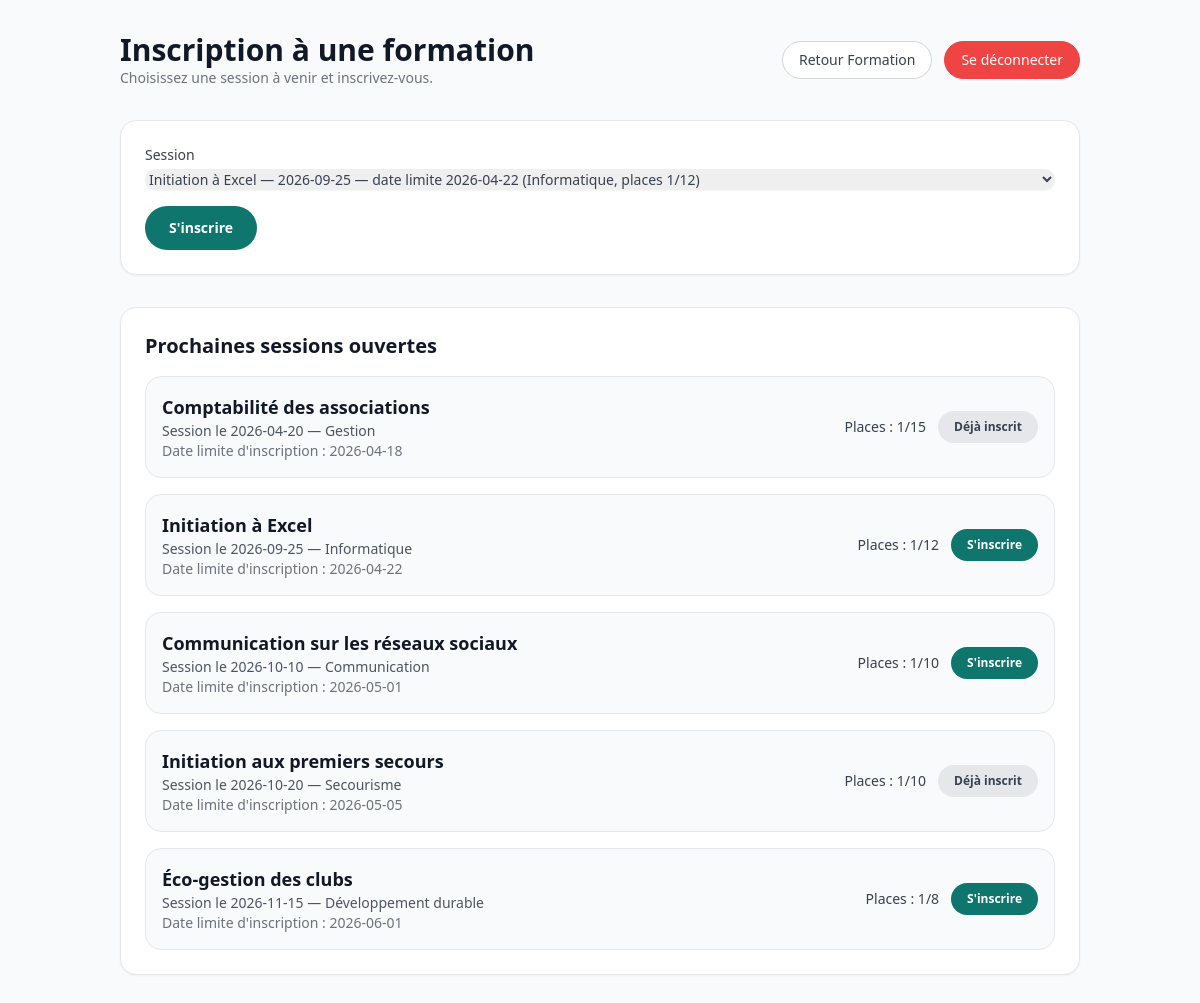
Screenshot of /formation/inscription/?session_id=2 (signed in) with the database file from the repository.
### tables this page shows
CREATE TABLE session(
   id INT,
   date_limite DATE NOT NULL,
   date_de_session VARCHAR(200) NOT NULL,
   id_formation INT NOT NULL,
   PRIMARY KEY(id),
   FOREIGN KEY(id_formation) REFERENCES formation(id)
);

CREATE TABLE formation(
   id INT,
   labell VARCHAR(50) NOT NULL,
   max_participant INT NOT NULL,
   objectifs VARCHAR(300),
   cout INT NOT NULL,
   public VARCHAR(50),
   PRIMARY KEY(id)
);

### formation/inscription/index.php (the view, shortened to what this page needs)
<?php
require_once __DIR__ . '/../../include/bd.php';
function h($s) { return htmlspecialchars($s ?? '', ENT_QUOTES, 'UTF-8'); }
$userId = $_SESSION['id'];
$sessionId = (int)($_POST['session_id'] ?? $_GET['session_id'] ?? 0);
$registeredSessionsStmt = $pdo->prepare('SELECT id_session FROM inscription WHERE id_utilisateur = :user');
$registeredSessionsStmt->execute([':user' => $userId]);
$registeredSessionIds = array_column($registeredSessionsStmt->fetchAll(), 'id_session');
$sessions = $pdo->query('SELECT s.id, s.date_de_session, s.date_limite, f.labell, f.max_participant, GROUP_CONCAT(d.labell SEPARATOR ", ") AS domaines, COUNT(i.id_session) AS inscriptions_count FROM session s JOIN formation f ON s.id_formation = f.id LEFT JOIN dom_forma df ON f.id = df.id LEFT JOIN domaine d ON df.id_domaine = d.id_domaine LEFT JOIN inscription i ON s.id = i.id_session AND i.etat IN ("enregistré", "validé") WHERE s.date_de_session >= CURDATE() AND s.date_limite >= CURDATE() GROUP BY s.id, s.date_de_session, s.date_limite, f.labell, f.max_participant ORDER BY s.date_de_session ASC')->fetchAll();
?>
<!DOCTYPE html>
<html lang="fr">
<?php require_once __DIR__ . '/../../include/header.php' ?>
<body class="min-h-screen bg-gray-50 text-gray-900">
    <main class="max-w-5xl mx-auto px-4 sm:px-6 lg:px-8 py-8">
        <header class="mb-8 flex flex-col sm:flex-row sm:items-center sm:justify-between gap-4">
            <div>
                <h1 class="text-3xl font-bold text-gray-900">Inscription à une formation</h1>
                <p class="text-sm text-gray-500">Choisissez une session à venir et inscrivez-vous.</p>
            </div>
            <div class="flex flex-wrap gap-3">
                <a href="../" class="inline-flex items-center rounded-full border border-gray-300 bg-white px-4 py-2 text-sm font-medium text-gray-700 hover:bg-gray-50">Retour Formation</a>
                <a href="../../deconnexion.php" class="inline-flex items-center rounded-full border border-red-500 bg-red-500 px-4 py-2 text-sm font-medium text-white hover:bg-red-600">Se déconnecter</a>
            </div>
        </header>
        <section class="mb-8 bg-white border border-gray-200 rounded-2xl shadow-sm p-6">
            <form method="post" class="space-y-4">
                <label class="block text-sm text-gray-700">
                    <span>Session</span>
                    <select name="session_id" class="mt-1 block w-full rounded-xl border-gray-300 shadow-sm focus:border-indigo-500 focus:ring-indigo-500" required>
                        <?php foreach ($sessions as $session): ?>
                        <?php $isRegistered = in_array($session['id'], $registeredSessionIds, true); ?>
                        <option value="<?= (int)$session['id'] ?>" <?= $sessionId === (int)$session['id'] ? 'selected' : '' ?> <?= $isRegistered ? 'disabled' : '' ?>><?= h($session['labell']) ?> — </option>
                    <?php endforeach; ?>
                    </select>
                </label>
                <button type="submit" class="rounded-full bg-m2l-primary px-6 py-3 text-sm font-semibold text-white hover:bg-emerald-600">S'inscrire</button>
            </form>
        </section>
        <section class="bg-white border border-gray-200 rounded-2xl shadow-sm p-6">
            <h2 class="text-xl font-semibold text-gray-900 mb-4">Prochaines sessions ouvertes</h2>
            <div class="space-y-4">
                <?php if (empty($sessions)): ?>
                    <p class="text-gray-500">Aucune session à venir disponible pour le moment.</p>
                <?php else: ?>
                    <?php foreach ($sessions as $session): ?>
                        <?php $isRegistered = in_array($session['id'], $registeredSessionIds, true); ?>
                        <div class="rounded-2xl border border-gray-200 p-4 bg-gray-50">
                            <div class="flex flex-col sm:flex-row sm:items-center sm:justify-between gap-3">
                                <div>
                                    <h3 class="text-lg font-semibold text-gray-900"><?= h($session['labell']) ?></h3>
                                    <p class="text-sm text-gray-600">Session le <?= h($session['date_de_session']) ?> — <?= h($session['domaines']) ?></p>
                                    <p class="text-sm text-gray-500">Date limite d'inscription : <?= h($session['date_limite']) ?></p>
                                </div>
                                <div class="flex items-center gap-3">
                                    <p class="text-sm text-gray-700">Places : <?= (int)$session['inscriptions_count'] ?>/<?= (int)$session['max_participant'] ?></p>
                                    <?php if ($isRegistered): ?>
                                        <span class="rounded-full bg-gray-200 px-4 py-2 text-xs font-semibold text-gray-700">Déjà inscrit</span>
                                    <?php else: ?>
                                        <button type="button" onclick="document.querySelector('select[name=session_id]').value='<?= (int)$session['id'] ?>'; document.querySelector('form').submit();" class="rounded-full bg-m2l-primary px-4 py-2 text-xs font-semibold text-white hover:bg-emerald-600">S'inscrire</button>
                                    <?php endif; ?>
                                </div>
                            </div>
                        </div>
                    <?php endforeach; ?>
                <?php endif; ?>
            </div>
        </section>
    </main>
</body>
</html>

### style.css (style rules this page uses)
.bg-m2l-primary { background-color: #0f766e !important; }
.text-white { color: #fff !important; }

### rows the page displays
session: id_formation.labell "Comptabilité des associations", date_de_session "2026-04-20", domaines "Gestion", date_limite "2026-04-18", inscriptions_count "1", id_formation.max_participant "15", shows "Déjà inscrit"
session: id_formation.labell "Initiation à Excel", date_de_session "2026-09-25", domaines "Informatique", date_limite "2026-04-22", inscriptions_count "1", id_formation.max_participant "12", $session['id'] 2 (drawn)
session: id_formation.labell "Communication sur les réseaux sociaux", date_de_session "2026-10-10", domaines "Communication", date_limite "2026-05-01", inscriptions_count "1", id_formation.max_participant "10", $session['id'] 3 (drawn)
session: id_formation.labell "Initiation aux premiers secours", date_de_session "2026-10-20", domaines "Secourisme", date_limite "2026-05-05", inscriptions_count "1", id_formation.max_participant "10", shows "Déjà inscrit"
session: id_formation.labell "Éco-gestion des clubs", date_de_session "2026-11-15", domaines "Développement durable", date_limite "2026-06-01", inscriptions_count "1", id_formation.max_participant "8", $session['id'] 5 (drawn)

### other values shown
form field session_id "Initiation à Excel — 2026-09-25 — date limite 2026-04-22 (Informatique, places 1/12)"
